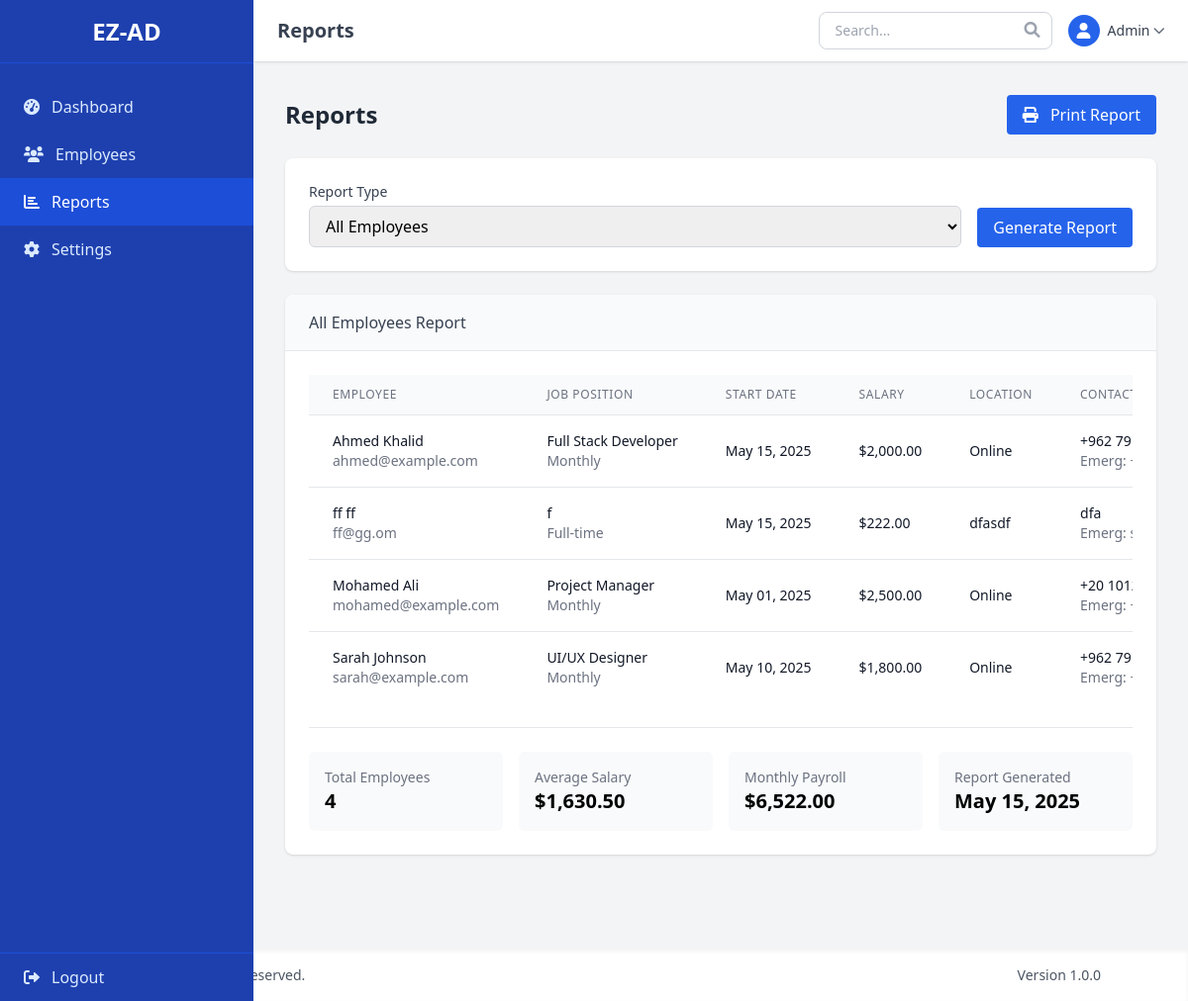
The page /pages/reports.php (signed in) on the database its author committed.
### tables this page shows
CREATE TABLE `employees` (
  `id` int(11) NOT NULL,
  `first_name` varchar(50) NOT NULL,
  `last_name` varchar(50) NOT NULL,
  `email` varchar(100) NOT NULL,
  `job_position` varchar(100) NOT NULL,
  `salary` decimal(10,2) NOT NULL,
  `currency` varchar(3) NOT NULL DEFAULT 'USD',
  `location` varchar(100) NOT NULL,
  `residential_address` text DEFAULT NULL,
  `payment_method` text DEFAULT NULL,
  `employment_type` varchar(50) NOT NULL,
  `work_hours_per_day` int(11) NOT NULL,
  `work_schedule` text DEFAULT NULL,
  `pst_work_hours` varchar(100) DEFAULT NULL,
  `passport_number` varchar(50) DEFAULT NULL,
  `local_cell_number` varchar(20) DEFAULT NULL,
  `emergency_contact` varchar(20) DEFAULT NULL,
  `start_date` date NOT NULL,
  `created_at` timestamp NULL DEFAULT current_timestamp(),
  `updated_at` timestamp NULL DEFAULT current_timestamp() ON UPDATE current_timestamp()
);

### includes/functions.php (called while the page is built, shortened)
<?php
function formatCurrency($amount, $currency = 'USD') {
	$currencies = [
		'USD' => '$',
		'EUR' => '€',
		'GBP' => '£',
		'JOD' => 'JD'
	];
	$symbol = isset($currencies[$currency]) ? $currencies[$currency] : '';
	return $symbol . number_format($amount, 2);
}
function formatDate($date, $format = 'M d, Y') {
	return date($format, strtotime($date));
}
?>

### pages/reports.php (the view, shortened to what this page needs)
<?php
require_once '../config/database.php';
require_once '../includes/functions.php';
$reportType = isset($_GET['type']) ? sanitizeInput($_GET['type']) : 'employees';
$reportData = [];
if (!empty($reportType)) {
	switch ($reportType) {
		case 'employees':
			$sql = "SELECT * FROM employees ORDER BY first_name, last_name";
			$stmt = $pdo->prepare($sql);
			$stmt->execute();
			$reportData = $stmt->fetchAll();
			break;
	}
}
include '../includes/header.php';
include '../includes/sidebar.php';
?>
<div class="ml-64 pt-16 pb-8">
	<div class="p-8">
		<div class="flex justify-between items-center mb-6">
			<h1 class="text-2xl font-semibold text-gray-800">Reports</h1>
			<?php if (!empty($reportType) && !empty($reportData)): ?>
				<button onclick="window.print()" class="px-4 py-2 bg-blue-600 text-white rounded hover:bg-blue-700 transition duration-150">
					<i class="fas fa-print mr-2"></i> Print Report
				</button>
			<?php endif; ?>
		</div>
		<div class="bg-white rounded-lg shadow p-6 mb-6">
			<form action="reports.php" method="get" class="flex flex-col md:flex-row gap-4">
				<div class="flex-grow">
					<label for="report_type" class="block text-sm font-medium text-gray-700 mb-1">Report Type</label>
					<select id="report_type" name="type" class="w-full px-3 py-2 border border-gray-300 rounded-md focus:outline-none focus:ring-2 focus:ring-blue-500 focus:border-blue-500">
						<option value="employees" <?php echo $reportType === 'employees' ? 'selected' : ''; ?>>All Employees</option>
					</select>
				</div>
				<div class="md:self-end">
					<button type="submit" class="w-full md:w-auto px-4 py-2 bg-blue-600 text-white rounded hover:bg-blue-700 transition duration-150">
						Generate Report
					</button>
				</div>
			</form>
		</div>
		<div class="bg-white rounded-lg shadow overflow-hidden">
			<div class="px-6 py-4 bg-gray-50 border-b border-gray-200">
				<h2 class="font-medium text-gray-700">
					<?php
						switch ($reportType) {
							case 'employees':
								echo 'All Employees Report';
								break;
						}
					?>
				</h2>
			</div>
			<div class="p-6">
				<?php if (empty($reportData)): ?>
					<div class="text-center py-4">
						<p class="text-gray-500">No data available for this report.</p>
						<p class="text-sm text-gray-400 mt-2">Try adjusting your filters or select a different report type.</p>
					</div>
				<?php else: ?>
					<?php if ($reportType === 'employees' || $reportType === 'new_hires'): ?>
						<div class="overflow-x-auto">
							<table class="min-w-full divide-y divide-gray-200">
								<thead class="bg-gray-50">
									<tr>
										<th class="px-6 py-3 text-left text-xs font-medium text-gray-500 uppercase tracking-wider">Employee</th>
										<th class="px-6 py-3 text-left text-xs font-medium text-gray-500 uppercase tracking-wider">Job Position</th>
										<th class="px-6 py-3 text-left text-xs font-medium text-gray-500 uppercase tracking-wider">Start Date</th>
										<th class="px-6 py-3 text-left text-xs font-medium text-gray-500 uppercase tracking-wider">Salary</th>
										<th class="px-6 py-3 text-left text-xs font-medium text-gray-500 uppercase tracking-wider">Location</th>
										<th class="px-6 py-3 text-left text-xs font-medium text-gray-500 uppercase tracking-wider">Contact Info</th>
									</tr>
								</thead>
								<tbody class="bg-white divide-y divide-gray-200">
									<?php foreach ($reportData as $employee): ?>
										<tr>
											<td class="px-6 py-4 whitespace-nowrap">
												<div class="text-sm font-medium text-gray-900">
													<?php echo htmlspecialchars($employee['first_name'] . ' ' . $employee['last_name']); ?>
												</div>
												<div class="text-sm text-gray-500">
													<?php echo htmlspecialchars($employee['email']); ?>
												</div>
											</td>
											<td class="px-6 py-4 whitespace-nowrap">
												<div class="text-sm text-gray-900">
													<?php echo htmlspecialchars($employee['job_position']); ?>
												</div>
												<div class="text-sm text-gray-500">
													<?php echo htmlspecialchars($employee['employment_type']); ?>
												</div>
											</td>
											<td class="px-6 py-4 whitespace-nowrap">
												<div class="text-sm text-gray-900">
													<?php echo formatDate($employee['start_date']); ?>
												</div>
											</td>
											<td class="px-6 py-4 whitespace-nowrap">
												<div class="text-sm text-gray-900">
													<?php echo formatCurrency($employee['salary'], $employee['currency']); ?>
												</div>
											</td>
											<td class="px-6 py-4 whitespace-nowrap">
												<div class="text-sm text-gray-900">
													<?php echo htmlspecialchars($employee['location']); ?>
												</div>
											</td>
											<td class="px-6 py-4 whitespace-nowrap">
												<?php if ($employee['local_cell_number']): ?>
													<div class="text-sm text-gray-900">
														<?php echo htmlspecialchars($employee['local_cell_number']); ?>
													</div>
												<?php endif; ?>
												<?php if ($employee['emergency_contact']): ?>
													<div class="text-sm text-gray-500">
														Emerg: <?php echo htmlspecialchars($employee['emergency_contact']); ?>
													</div>
												<?php endif; ?>
											</td>
										</tr>
									<?php endforeach; ?>
								</tbody>
							</table>
						</div>
						<div class="mt-6 pt-6 border-t border-gray-200">
							<div class="grid grid-cols-1 md:grid-cols-4 gap-4">
								<div class="bg-gray-50 p-4 rounded-md">
									<p class="text-sm text-gray-500">Total Employees</p>
									<p class="text-xl font-semibold"><?php echo count($reportData); ?></p>
								</div>
								<?php if (count($reportData) > 0): ?>
									<div class="bg-gray-50 p-4 rounded-md">
										<p class="text-sm text-gray-500">Average Salary</p>
										<p class="text-xl font-semibold">
											<?php
												$totalSalary = array_sum(array_column($reportData, 'salary'));
												echo formatCurrency($totalSalary / count($reportData));
											?>
										</p>
									</div>
									<div class="bg-gray-50 p-4 rounded-md">
										<p class="text-sm text-gray-500">Monthly Payroll</p>
										<p class="text-xl font-semibold">
											<?php echo formatCurrency($totalSalary); ?>
										</p>
									</div>
									<div class="bg-gray-50 p-4 rounded-md">
										<p class="text-sm text-gray-500">Report Generated</p>
										<p class="text-xl font-semibold">
											<?php echo date('M d, Y'); ?>
										</p>
									</div>
								<?php endif; ?>
							</div>
						</div>
					<?php endif; ?>
				<?php endif; ?>
			</div>
		</div>
	</div>
</div>
<?php
include '../includes/footer.php';
?>

### rows shown on the page
employees: first_name+last_name "Ahmed Khalid", email "ahmed@example.com", job_position "Full Stack Developer", employment_type "Monthly", start_date "May 15, 2025", salary+currency "$2,000.00", location "Online", local_cell_number "+962…"
employees: first_name+last_name "ff ff", email "ff@gg.om", job_position "f", employment_type "Full-time", start_date "May 15, 2025", salary+currency "$222.00", location "dfasdf", local_cell_number "dfa"
employees: first_name+last_name "Mohamed Ali", email "mohamed@example.com", job_position "Project Manager", employment_type "Monthly", start_date "May 01, 2025", salary+currency "$2,500.00", location "Online", local_cell_number "+20…"
employees: first_name+last_name "Sarah Johnson", email "sarah@example.com", job_position "UI/UX Designer", employment_type "Monthly", start_date "May 10, 2025", salary+currency "$1,800.00", location "Online", local_cell_number "+962…"

### other values the page prints
$pageTitle "Reports"
$item['text'] "Dashboard"
$item['text'] "Employees"
$item['text'] "Reports"
$item['text'] "Settings"
count($reportData) "4"
formatCurrency($totalSalary / count($reportData)) "$1,630.50"
formatCurrency($totalSalary) "$6,522.00"
